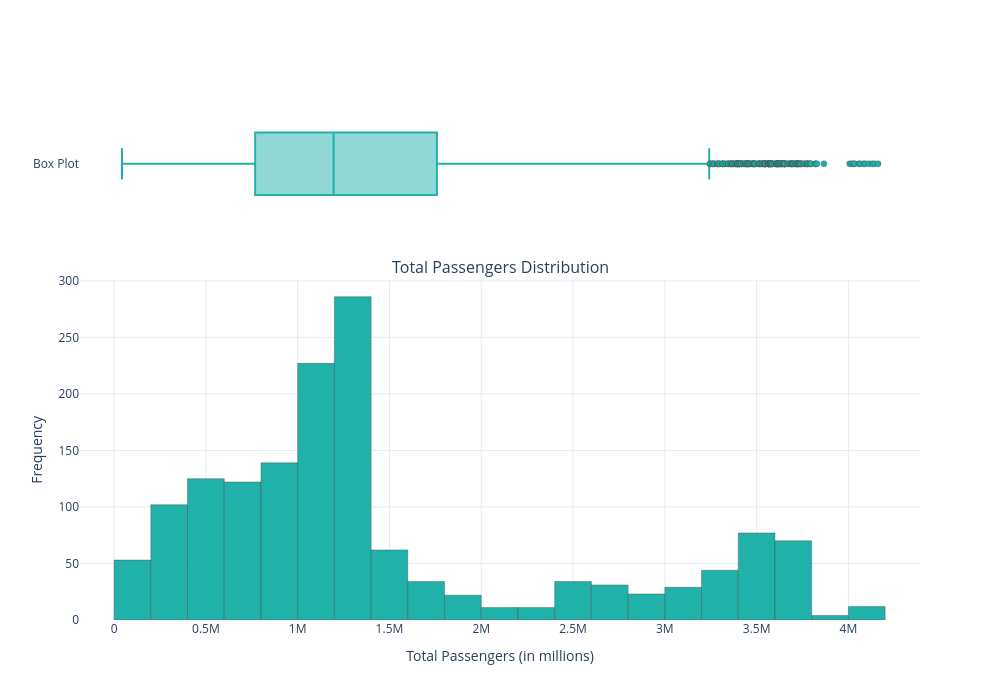

The cell this chart's notebook holds for it:
### Markdown cell above
#### Create a subplots
Let's create two vertically aligned plots. The top plot is a box plot that summarises the distribution of 'total_value', and the bottom plot is a histogram. They are connected by the same x-axis, which indicates 'Total Passengers (in millions)'. The row_heights parameter determines the relative heights of the two plots, while vertical_spacing determines the distance between them. The showlegend=False parameter removes the legend in order to retain a clean appearance in accordance with Tufte's standards.

### Code cell
# Import necessary modules from Plotly for creating subplots and graph objects.
from plotly.subplots import make_subplots
import plotly.graph_objs as go

# Increase vertical_spacing to put more space between the plots
fig = make_subplots(rows=2, cols=1, row_heights=[0.3, 0.8], shared_xaxes=True,
                    vertical_spacing=0.1, subplot_titles=('', 'Total Passengers Distribution'))

# Add a boxplot on the top (1st row)
fig.add_trace(go.Box(x=transport_ie['total_value'], name='Box Plot', marker_color='#20B2AA'), row=1, col=1)

# Add a histogram on the bottom (2nd row)
fig.add_trace(go.Histogram(x=transport_ie['total_value'], name='Histogram', marker_color='#20B2AA'), row=2, col=1)

# Update layout for a compact and modern design
fig.update_layout(paper_bgcolor='white', plot_bgcolor='white',
                  autosize=False,  # Turn off autosize to set custom size
                  width=1000,  # Custom width in pixels
                  height=700,  # Custom height in pixels
                  xaxis2={'title':'Total Passengers (in millions)','title_font':{'size':14},'tickfont':{'size': 12},'showgrid':True,'gridcolor':'#E5ECF6'},
                  yaxis2={'title':'Frequency','title_standoff': 12,'title_font':{'size':14},'tickfont':{'size': 12},'showgrid':True,'gridcolor':'#E5ECF6'},
                  showlegend=False)

# Update traces for better visibility and to reduce ink
fig.update_traces(marker_line_width=0.4)
fig.update_xaxes(showline=False, linewidth=2)
fig.update_yaxes(showline=False, linewidth=2)
fig.show()

### Figure 1 — Plotly figure (JSON) as saved in the notebook; plotly's stock layout.template omitted (floating-point values rounded to 4 significant figures; data arrays with more than 128 entries replaced by an {"elided": "..."} marker saying what was removed)
{"data": [{"marker": {"color": "#20B2AA", "line": {"width": 0.4}}, "name": "Box Plot", "type": "box", "x": {"elided": "1518 int values"}, "xaxis": "x", "yaxis": "y"}, {"marker": {"color": "#20B2AA", "line": {"width": 0.4}}, "name": "Histogram", "type": "histogram", "x": {"elided": "1518 int values"}, "xaxis": "x2", "yaxis": "y2"}], "layout": {"annotations": [{"font": {"size": 16}, "showarrow": false, "text": "Total Passengers Distribution", "x": 0.5, "xanchor": "center", "xref": "paper", "y": 0.6545, "yanchor": "bottom", "yref": "paper"}], "autosize": false, "height": 700, "paper_bgcolor": "white", "plot_bgcolor": "white", "showlegend": false, "width": 1000, "xaxis": {"anchor": "y", "domain": [0, 1], "linewidth": 2, "matches": "x2", "showline": false, "showticklabels": false}, "xaxis2": {"anchor": "y2", "domain": [0, 1], "gridcolor": "#E5ECF6", "linewidth": 2, "showgrid": true, "showline": false, "tickfont": {"size": 12}, "title": {"font": {"size": 14}, "text": "Total Passengers (in millions)"}}, "yaxis": {"anchor": "x", "domain": [0.7545, 1], "linewidth": 2, "showline": false}, "yaxis2": {"anchor": "x2", "domain": [0, 0.6545], "gridcolor": "#E5ECF6", "linewidth": 2, "showgrid": true, "showline": false, "tickfont": {"size": 12}, "title": {"font": {"size": 14}, "standoff": 12, "text": "Frequency"}}}}
